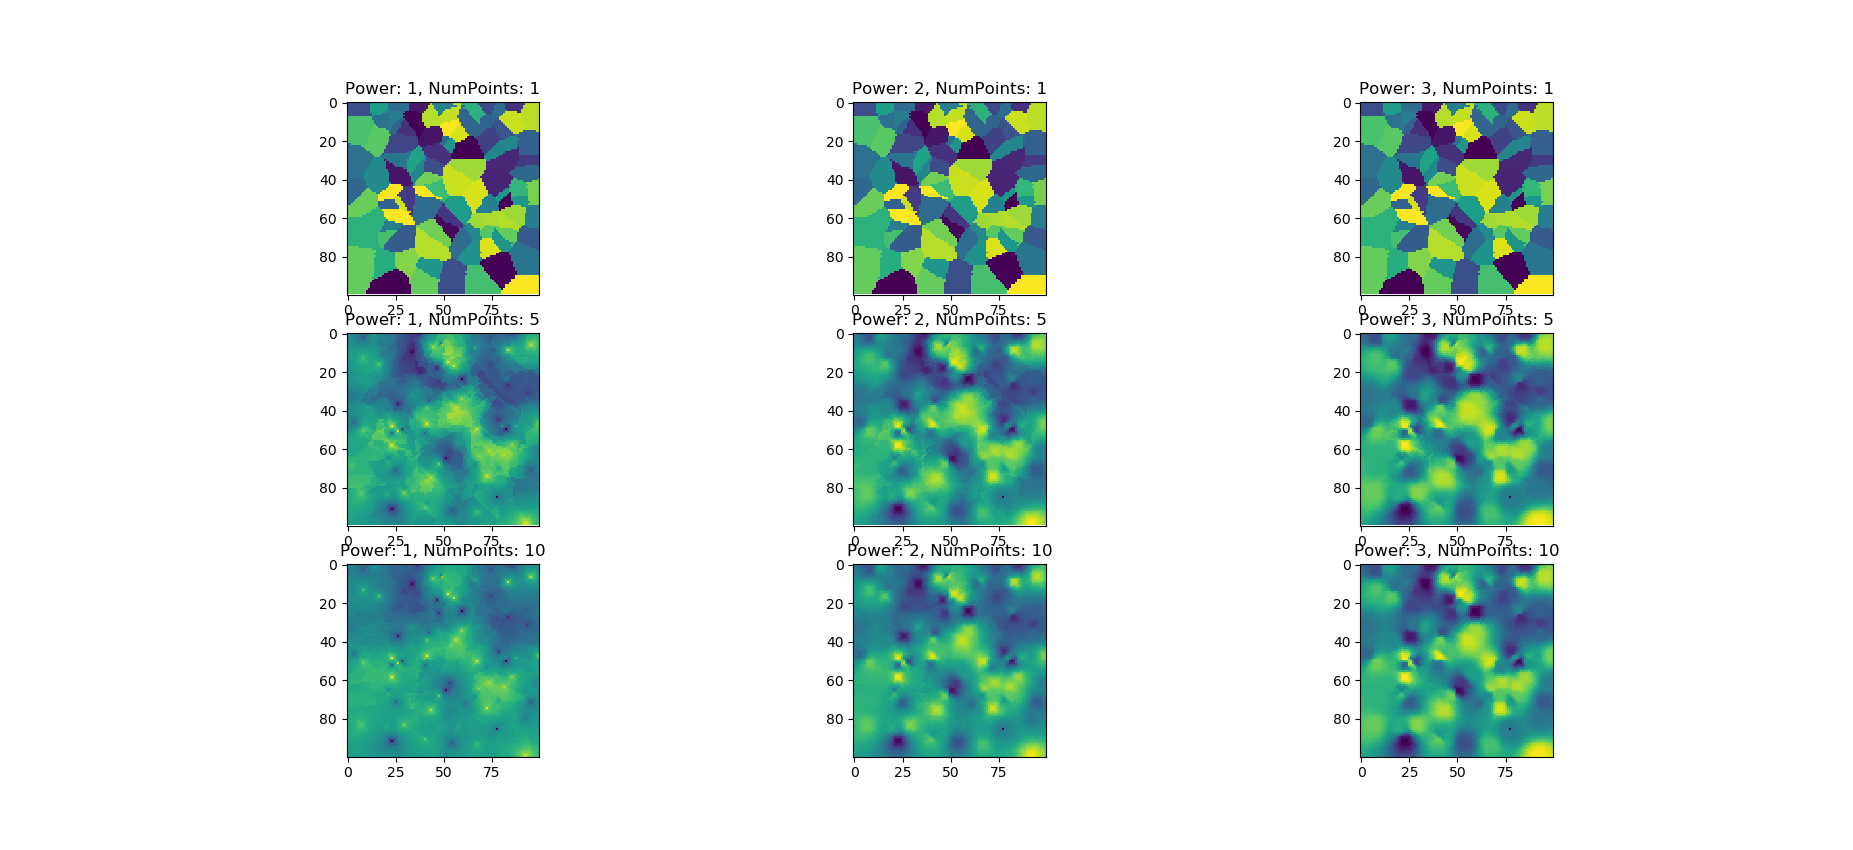

The script that drew this image:
import math
import numpy as np
from numpy.random import randint
from scipy.spatial import distance
import matplotlib.pyplot as plt


def IDW(Z, b):
    """
    Inverse distance weighted interpolation, from Xiao GIS Algorithms, https://github.com/gisalgs/interpolation.
    Input
      Z: a list of lists where each element list contains
         four values: X, Y, Value, and Distance to target
          point. Z can also be a NumPy 2-D array.
      b: power of distance
    Output
      Estimated value at the target location.
    """
    zw = 0.0                # sum of weighted z
    sw = 0.0                # sum of weights
    N = len(Z)              # number of points in the data
    for i in range(N):
        d = Z[i][3]
        if d == 0:
            return Z[i][2]
        w = 1.0/d**b
        sw += w
        zw += w*Z[i][2]
    return zw/sw


def d1(p1, p2):
    """2-dimensional Euclidean distance"""
    d = 0
    for i in range(len(p1)):
        d += (p1[i] - p2[i]) ** 2
    return math.sqrt(d)


def d2(p1, p2):
    """Same thing using dot product"""
    x = p1 - p2
    return np.sqrt(x.dot(x))


def d3(p1, p2):
    """Or 2-norm, magnitude of vector from linear algebra library"""
    x = p1 - p2
    return np.linalg.norm(x)


def d4(p1, p2):
    """Or distance from distance library"""
    return distance.euclidean(p1, p2)


def test_distances(p1, p2):
    """Tests to make sure the distance functions are all the same"""
    p1 = randint(100, size=(100,))
    p2 = randint(100, size=(100,))
    print("Simple calculation")
    print(d1(p1, p2))
    print("Dot product")
    print(d2(p1, p2))
    print("Linear algebra 2-norm")
    print(d3(p1, p2))
    print("Scipy Euclidean distance")
    print(d4(p1, p2))

def sample_distance_classifier():
    """Show that you can use distance to classify points; example in 2 dimensions for grid display"""
    grid = np.zeros((100, 100))
    class_pts = [(25, 25), (75, 75)]
    candidate_pt = (93, 27)
    grid[class_pts[0]] =1
    grid[class_pts[1]] =2
    if d3(np.array(candidate_pt), np.array(class_pts[0])) < d3(np.array(candidate_pt), np.array(class_pts[1])):
        grid[candidate_pt] = 1
    else:
        grid[candidate_pt] = 2
    plt.imshow(grid)
    plt.show(block=True)

# A few random points, with extra dimensions for z and distance
pts = [randint(100, size=(4,)) for i in range(100)]
grid_size = 100
num_points_list = [1, 5, 10]

# Trying for different values of numpoints and exponent for IDW surface
for i in range(len(num_points_list)):
    num_points = num_points_list[i]
    for power in range(1, 4):
        # For every cell
        grid = np.zeros((grid_size, grid_size))
        for r in range(grid.shape[0]):
            for c in range(grid.shape[1]):
                p = np.array([c, r])
                # Set the distance of each point to the current row and column
                for j in range(len(pts)):
                    pts[j][3] = d3(pts[j][:2], p)
                pts.sort(key=lambda x: x[3])
                val = IDW(pts[:num_points], power)
                grid[r, c] = val
        plt.subplot(3, 3, power + i * 3)
        plt.title("Power: {0}, NumPoints: {1}".format(power, num_points))
        plt.imshow(grid)

plt.show(block=True)
